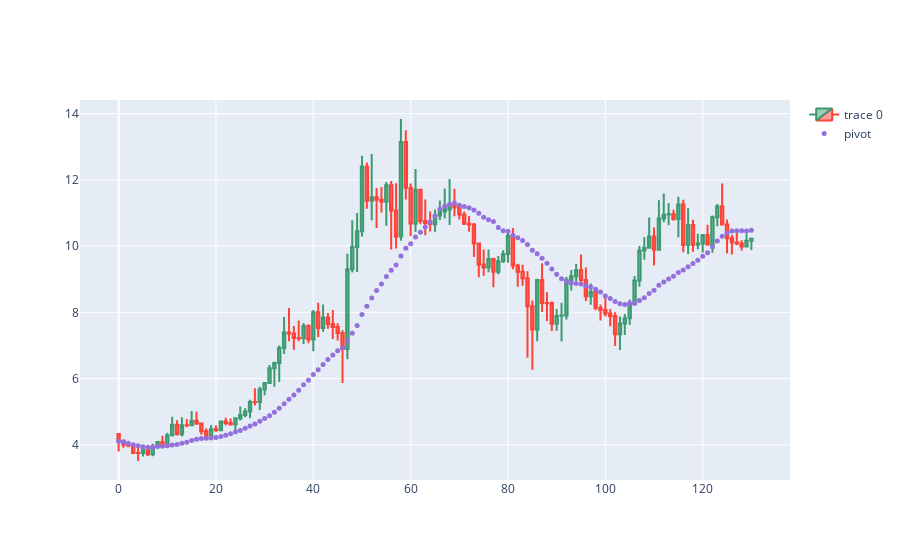

The notebook cell this image was saved under:
### Code cell
import plotly.graph_objects as go

dfpl = data[:]
fig = go.Figure(data=[go.Candlestick(x=dfpl.index,
                open=dfpl['open'],
                high=dfpl['high'],
                low=dfpl['low'],
                close=dfpl['close'])])

fig.add_scatter(x=dfpl.index, y=dfpl['SMA'], mode="markers",
                marker=dict(size=5, color="MediumPurple"),
                name="pivot")
fig.update_layout(xaxis_rangeslider_visible=False)
fig.show()

### Figure 1 — Plotly figure (JSON) as saved in the notebook; plotly's stock layout.template omitted (floating-point values rounded to 4 significant figures; data arrays with more than 128 entries replaced by an {"elided": "..."} marker saying what was removed)
{"data": [{"close": {"elided": "131 float values"}, "high": {"elided": "131 float values"}, "low": {"elided": "131 float values"}, "open": {"elided": "131 float values"}, "type": "candlestick", "x": {"elided": "131 int values"}}, {"marker": {"color": "MediumPurple", "size": 5}, "mode": "markers", "name": "pivot", "type": "scatter", "x": {"elided": "131 int values"}, "y": {"elided": "131 float values"}}], "layout": {"xaxis": {"rangeslider": {"visible": false}}}}
